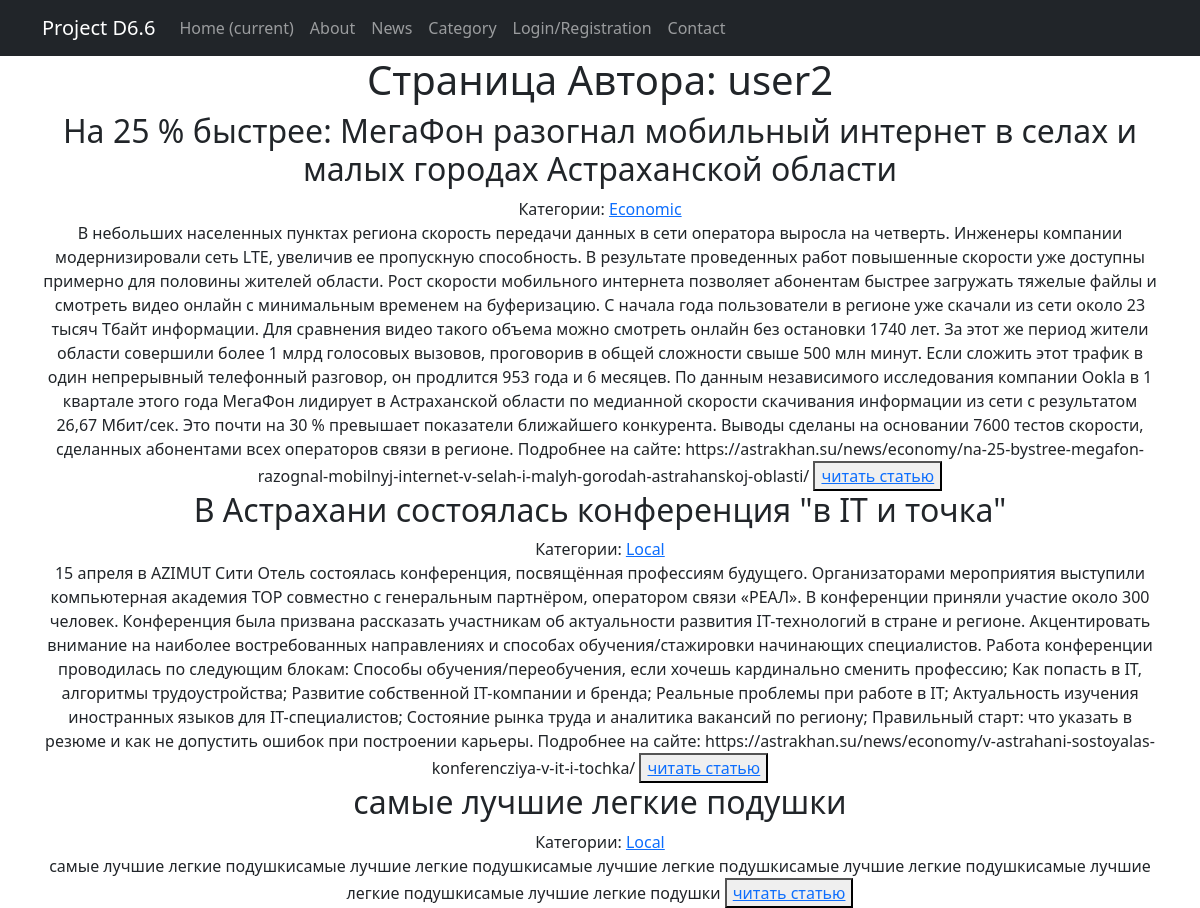
/articles/author/2/, run on the app's committed database.
### news/models.py (models this page shows, shortened)
class Author(models.Model):  # наследуемся от класса Model
    objects = None
    user = models.OneToOneField(User, on_delete=models.CASCADE)  # имя автора в соответствии с шаблоном User
    rating = models.IntegerField(default=0)  # рейтинг автора

class Post(models.Model):  # класс Post
    news = 'NE'
    article = 'AR'
    CATSELECT = [
        (news, 'Новость'),
        (article, 'Статья')
    ]
    objects = None
    author = models.ForeignKey(Author, on_delete=models.CASCADE)  # связь «один ко многим» с моделью Author
    time_in = models.DateTimeField(auto_now_add=True)  # автоматическое присвоение даты и времени создания
    title = models.CharField(max_length=255)  # длина заголовка
    choice_field = models.CharField(max_length=2, choices=CATSELECT)  # поле выбора категории новость/статья
    content = models.TextField()  # содержание статьи/новости
    rating = models.IntegerField(default=0)  # рейтинг статьи/новости
    category = models.ManyToManyField(Category, through='PostCategory', related_name='PostCategory')  # связь «многие ко многим» с моделью Category (с дополнительной моделью PostCategory)

class Category(models.Model):  # класс Категорий
    objects = None
    name = models.CharField(max_length=128, unique=True)  # максмиальная длина 128 знаков, уникальное поле
    subscribers = models.ManyToManyField(User, blank=True, related_name='categories')

### news/views.py (the view)
# urls.py: path('author/<int:pk>/', AuthorDetail.as_view(), name='author'),
class AuthorDetail(DetailView):
    model = Author
    template_name = 'author.html'
    context_object_name = 'author'
    def get_context_data(self, **kwargs):
        context = super().get_context_data(**kwargs)
        context['posts'] = Author.objects.get(pk=self.kwargs['pk']).post_set.all().order_by('-id')
        return context

### templates/author.html (shortened to what this page needs)
{% extends 'flatpages/default.html' %}
{% block content %}
<h1>Страница Автора: {{ author.user.username }}</h1>
{% for post in posts %}
        <h2>{{ post.title }}</h2>
        Категории:
        {% for category in post.category.all %}
            <a href="{% url 'category_list2' category.id%}"> {{ category.name }}</a>
        {% endfor %}
        <br>
        {{ post.content }}
        <button><a class="text-center" href="/news/{{post.id}}">читать статью</a> </button>
        <br>
{% endfor %}
{% endblock content %}

### templates/flatpages/default.html (shortened to what this page needs)
<!DOCTYPE html>
<html lang="en">
    <head>
        {% load static %}
        <link href="{% static 'css/styles.css' %}" rel="stylesheet" />
    </head>
    <body>
        <nav class="navbar navbar-expand-lg navbar-dark bg-dark static-top">
            <div class="container">
                <a class="navbar-brand" href="#">Project D6.6</a>
                <div class="collapse navbar-collapse" id="navbarResponsive">
                    <ul class="navbar-nav ml-auto">
                        <li class="nav-item active">
                            <a class="nav-link" href="#">Home
                                <span class="sr-only">(current)</span>
                            </a>
                        </li>
                        <li class="nav-item">
                            <a class="nav-link" href="/about/">About</a>
                        </li>
                        <li class="nav-item">
                            <a class="nav-link" href="/news/">News</a>
                        </li>
                        <li class="nav-item">
                            <a class="nav-link" href="/news/category">Category</a>
                        </li>
                        <li class="nav-item">
                            <a class="nav-link" href="{% url 'account_login' %}">Login/Registration</a>
                        </li>
                        <li class="nav-item">
                            <a class="nav-link" href="/contacts/">Contact</a>
                        </li>
                    </ul>
                </div>
            </div>
        </nav>
        <div class="container">
            <div class="row">
                <div class="col-lg-12 text-center">
                    {% block content %}{% endblock content %}
                </div>
            </div>
        </div>
    </body>
</html>

### data on the page
Author: user.username "user2"
Post: title "На 25 % быстрее: МегаФон разогнал мобильный интернет в селах и малых городах Астраханской области", content "В небольших населенных пунктах региона скорость передачи данных в сети оператора выросла на четверть. Инженеры компании модернизировали сеть LTE, увеличив ее пропускную способность. В результате проведенных работ повышенные скорости уже доступны примерно для половины жителей области. Рост скорости мобильного интернета позволяет абонентам быстрее загружать тяжелые файлы и смотреть видео онлайн с минимальным временем на буферизацию. С начала года пользователи в регионе уже скачали из сети около 23 тысяч Тбайт информации. Для сравнения видео такого объема можно смотреть онлайн без остановки 1740 лет. За этот же период жители области совершили более 1 млрд голосовых вызовов, проговорив в общей…"
Category: name "Economic"
Post: title "В Астрахани состоялась конференция \"в IT и точка\"", content "15 апреля в AZIMUT Сити Отель состоялась конференция, посвящённая профессиям будущего. Организаторами мероприятия выступили компьютерная академия TOP совместно с генеральным партнёром, оператором связи «РЕАЛ». В конференции приняли участие около 300 человек. Конференция была призвана рассказать участникам об актуальности развития IT-технологий в стране и регионе. Акцентировать внимание на наиболее востребованных направлениях и способах обучения/стажировки начинающих специалистов. Работа конференции проводилась по следующим блокам: Способы обучения/переобучения, если хочешь кардинально сменить профессию; Как попасть в IT, алгоритмы трудоустройства; Развитие собственной IT-компании и бренда;…"
Category: name "Local"
Post: title "самые лучшие легкие подушки", content "самые лучшие легкие подушкисамые лучшие легкие подушкисамые лучшие легкие подушкисамые лучшие легкие подушкисамые лучшие легкие подушкисамые лучшие легкие подушки"
